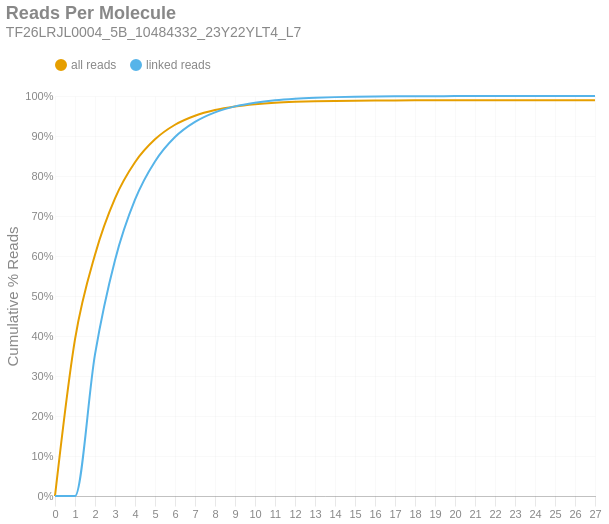

The notebook cell this image was saved under:
### Markdown cell above
### Reads per Molecule
This chart shows the cumulative distribution of the number of reads per linked molecule. That is, how many alignments are associated with a unique molecule. This excludes the number of reads associated with invalid or absent linked-read barcodes. The `linked` histogram is the percentages recalculated when disregarding singletons.

### Code cell
if SKIPLR:
    print_html(f"Skipped")
else:
    counts = np.bincount(valids['reads'].cast(pl.Int64).to_numpy())
    weighted = counts * np.arange(len(counts))
    all_perc = weighted / n_reads
    linked_perc = weighted / n_linked_reads
    linked_perc[1] = 0
    binned_df = pl.DataFrame({
        'readsper': list(range(len(counts))),
        'all reads (cumsum)': np.cumsum(all_perc).tolist(),
        'linked reads (cumsum)': np.cumsum(linked_perc).tolist(),
    })

    with SafeRender(binned_df):
        (
            density_plot(binned_df, 'Reads Per Molecule', samplename, 'readspmol')
            .encode(
                x=alt.X('readsper:O', title=None).axis(labelAngle=0).scale(padding=0),
                y=alt.Y('value:Q', title='Cumulative % Reads').axis(format='%').stack(False),
                color=alt.Color("key:N").scale(domain=["all reads", "linked reads"]),
                tooltip=[
                    alt.Tooltip("key:N", title="Data Type"),
                    alt.Tooltip("readsper:O", title="Reads Per Molecule"),
                    alt.Tooltip("value:Q", format=".2%", title="% Reads (Cum.)")
                ]            
            )
        ).display()

### Figure 1 — Vega-Lite specification as saved in the notebook (floating-point values rounded to 4 significant figures)
{"width": "container", "height": 400, "config": {"title": {"anchor": "start", "dy": -15, "fontSize": 18, "color": "#888888", "subtitleColor": "#888888", "subtitleFontSize": 14}, "arc": {"fill": "#0072B2"}, "axis": {"domainColor": "#888888", "domainWidth": 0.5, "gridWidth": 0.2, "grid": false, "titleFontWeight": 400, "titleFontSize": 15, "labelFontSize": 11, "labelColor": "#888888", "tickColor": "#888888", "tickWidth": 0.2, "titleColor": "#888888"}, "axisBand": {"grid": false}, "axisX": {"grid": true, "tickSize": 10, "domainCap": "round"}, "axisY": {"domain": false, "grid": true, "tickSize": 0, "domainCap": "round"}, "background": "transparent", "header": {"labelFontSize": 15, "labelColor": "#888888", "titleFontSize": 15, "titleFontWeight": 600, "titleColor": "#888888"}, "legend": {"labelFont": "sans-serif", "labelFontSize": 12, "labelColor": "#888888", "symbolSize": 100, "symbolType": "circle", "titleFontSize": 12, "titlePadding": 10, "titleColor": "#888888", "title": null, "orient": "top"}, "range": {"category": ["#E69F00", "#56B4E9", "#009E73", "#F0E442", "#0072B2", "#D55E00", "#CC79A7", "#000000"], "diverging": ["#cfe8f3", "#a2d4ec", "#73bfe2", "#46abdb", "#1696d2", "#12719e"]}, "area": {"fill": "#0072B2", "fillOpacity": 0.7, "line": true, "strokeOpacity": 0.7}, "line": {"color": "#0072B2", "stroke": "#0072B2", "strokeWidth": 2}, "trail": {"color": "#0072B2", "stroke": "#0072B2", "strokeWidth": 0, "size": 1}, "point": {"filled": true, "fillOpacity": 1.0, "size": 95}, "text": {"color": "#888888", "fontSize": 11, "align": "right", "fontWeight": 400, "size": 11}, "bar": {"fill": "#0072B2", "stroke": null}, "view": {"stroke": null, "continuousWidth": 660, "continuousHeight": 400}}, "data": {"name": "data-bdb376a4d2c119f7b76276582200a02d"}, "mark": {"type": "line", "interpolate": "monotone", "point": {"opacity": 0, "size": 275}}, "encoding": {"color": {"field": "key", "scale": {"domain": ["all reads", "linked reads"]}, "type": "nominal"}, "tooltip": [{"field": "key", "title": "Data Type", "type": "nominal"}, {"field": "readsper", "title": "Reads Per Molecule", "type": "ordinal"}, {"field": "value", "format": ".2%", "title": "% Reads (Cum.)", "type": "quantitative"}], "x": {"axis": {"labelAngle": 0}, "field": "readsper", "scale": {"padding": 0}, "title": null, "type": "ordinal"}, "y": {"axis": {"format": "%"}, "field": "value", "stack": false, "title": "Cumulative % Reads", "type": "quantitative"}}, "params": [{"name": "param_c36ac31b6afebe62", "select": {"type": "point", "fields": ["key"]}, "bind": "legend"}], "title": {"text": "Reads Per Molecule", "subtitle": "TF26LRJL0004_5B_10484332_23Y22YLT4_L7"}, "transform": [{"fold": ["all reads (cumsum)", "linked reads (cumsum)"]}, {"calculate": "replace(datum.key, ' (cumsum)', '')", "as": "key"}, {"filter": {"param": "param_c36ac31b6afebe62"}}], "usermeta": {"embedOptions": {"downloadFileName": "TF26LRJL0004_5B_10484332_23Y22YLT4_L7.readspmol"}}, "$schema": "https://vega.github.io/schema/vega-lite/v6.4.1.json", "datasets": {"data-bdb376a4d2c119f7b76276582200a02d": [{"readsper": 0, "all reads (cumsum)": 0.0, "linked reads (cumsum)": 0.0}, {"readsper": 1, "all reads (cumsum)": 0.3918, "linked reads (cumsum)": 0.0}, {"readsper": 2, "all reads (cumsum)": 0.6033, "linked reads (cumsum)": 0.3539}, {"readsper": 3, "all reads (cumsum)": 0.7441, "linked reads (cumsum)": 0.5896}, {"readsper": 4, "all reads (cumsum)": 0.8345, "linked reads (cumsum)": 0.7407}, {"readsper": 5, "all reads (cumsum)": 0.8917, "linked reads (cumsum)": 0.8365}, {"readsper": 6, "all reads (cumsum)": 0.9281, "linked reads (cumsum)": 0.8974}, {"readsper": 7, "all reads (cumsum)": 0.9508, "linked reads (cumsum)": 0.9353}, {"readsper": 8, "all reads (cumsum)": 0.965, "linked reads (cumsum)": 0.9592}, {"readsper": 9, "all reads (cumsum)": 0.9739, "linked reads (cumsum)": 0.9741}, {"readsper": 10, "all reads (cumsum)": 0.9795, "linked reads (cumsum)": 0.9834}, {"readsper": 11, "all reads (cumsum)": 0.9832, "linked reads (cumsum)": 0.9895}, {"readsper": 12, "all reads (cumsum)": 0.9854, "linked reads (cumsum)": 0.9933}, {"readsper": 13, "all reads (cumsum)": 0.9868, "linked reads (cumsum)": 0.9956}, {"readsper": 14, "all reads (cumsum)": 0.9877, "linked reads (cumsum)": 0.9972}, {"readsper": 15, "all reads (cumsum)": 0.9884, "linked reads (cumsum)": 0.9982}, {"readsper": 16, "all reads (cumsum)": 0.9887, "linked reads (cumsum)": 0.9988}, {"readsper": 17, "all reads (cumsum)": 0.989, "linked reads (cumsum)": 0.9992}, {"readsper": 18, "all reads (cumsum)": 0.9891, "linked reads (cumsum)": 0.9995}, {"readsper": 19, "all reads (cumsum)": 0.9892, "linked reads (cumsum)": 0.9996}, {"readsper": 20, "all reads (cumsum)": 0.9892, "linked reads (cumsum)": 0.9997}, {"readsper": 21, "all reads (cumsum)": 0.9893, "linked reads (cumsum)": 0.9998}, {"readsper": 22, "all reads (cumsum)": 0.9893, "linked reads (cumsum)": 0.9998}, {"readsper": 23, "all reads (cumsum)": 0.9893, "linked reads (cumsum)": 0.9999}, {"readsper": 24, "all reads (cumsum)": 0.9894, "linked reads (cumsum)": 0.9999}, {"readsper": 25, "all reads (cumsum)": 0.9894, "linked reads (cumsum)": 1.0}, {"readsper": 26, "all reads (cumsum)": 0.9894, "linked reads (cumsum)": 1.0}, {"readsper": 27, "all reads (cumsum)": 0.9894, "linked reads (cumsum)": 1.0}]}}
